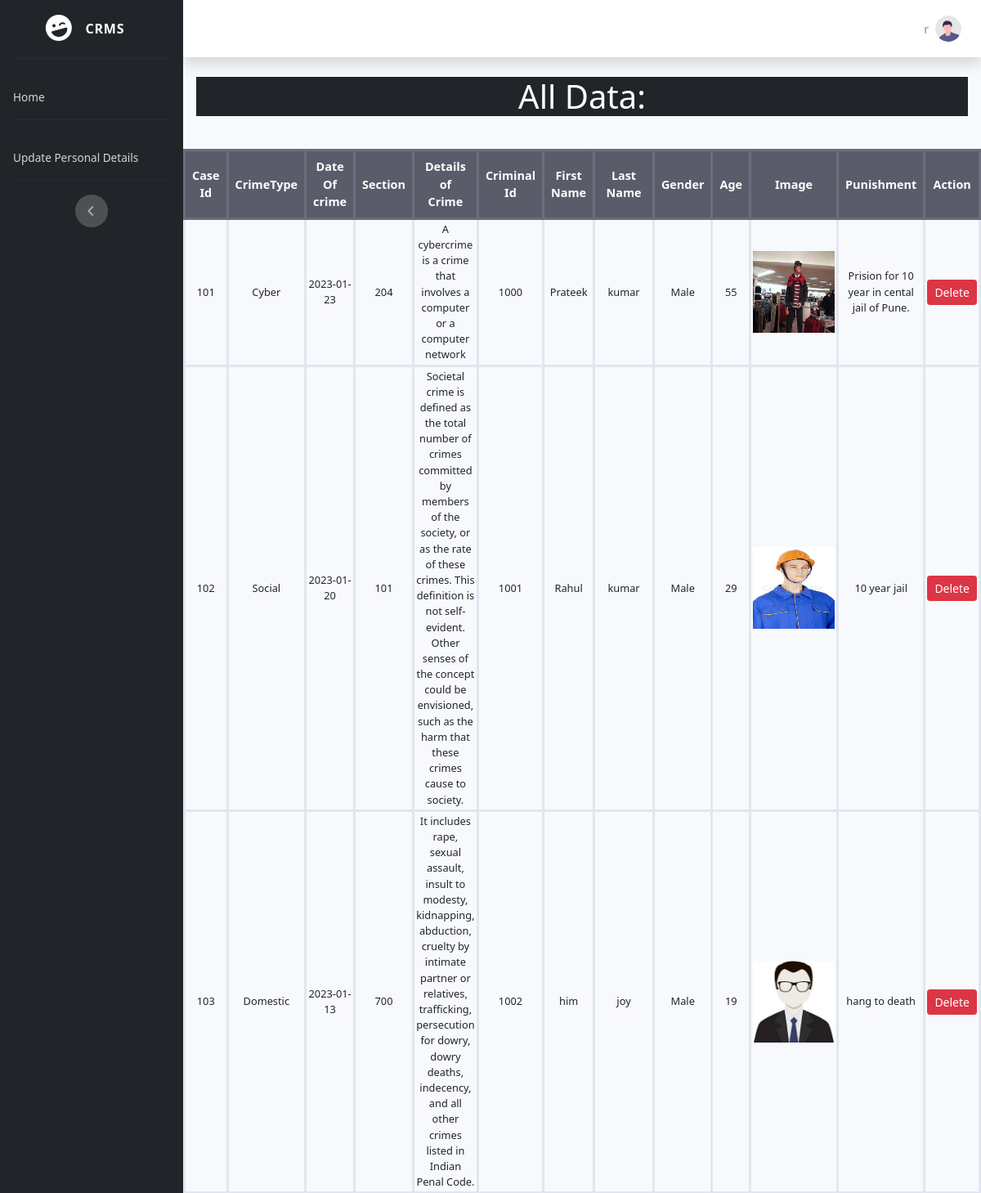
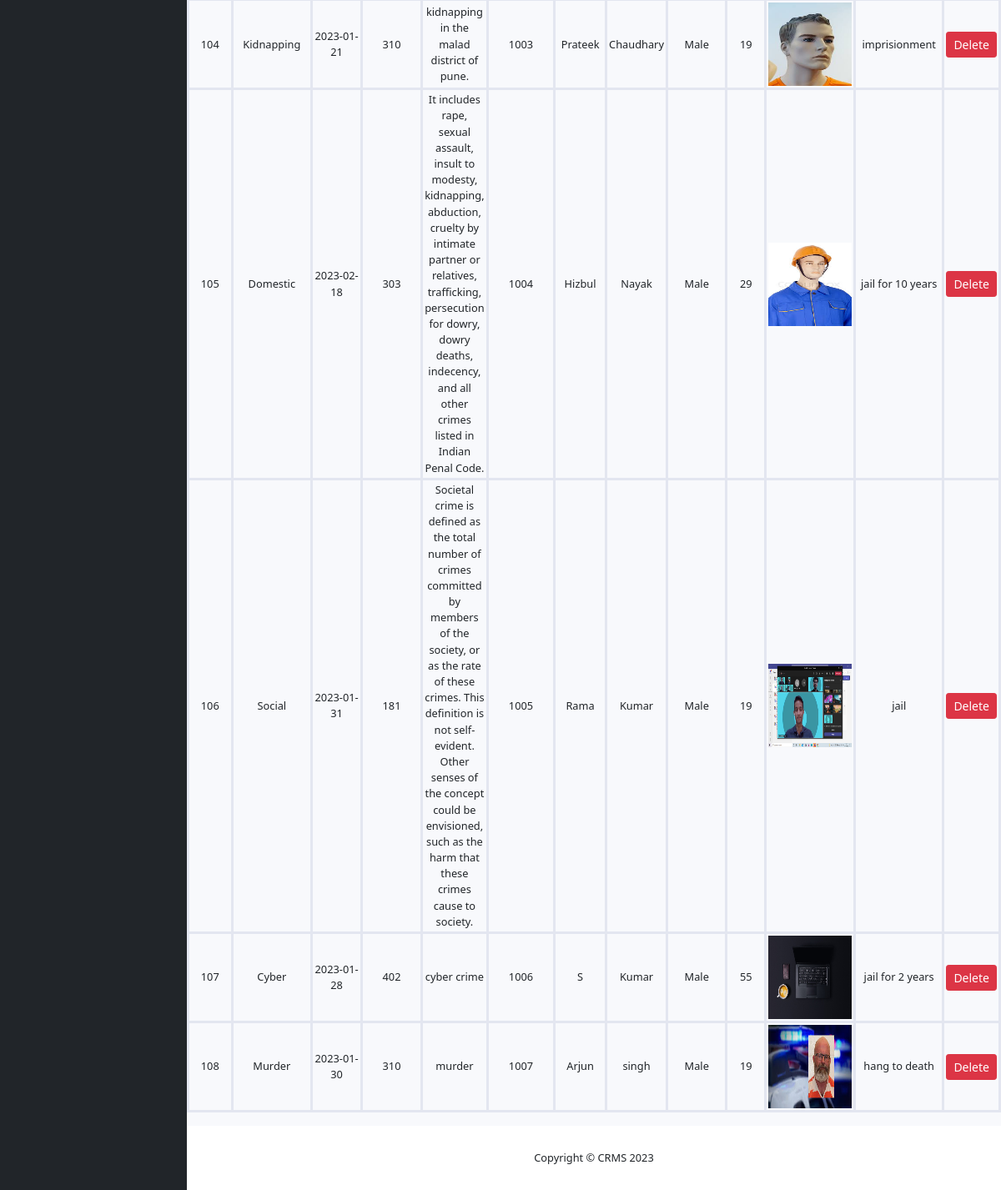
Before: /admin/showall.php (signed in) with the older database file (2 pictures, top to bottom).
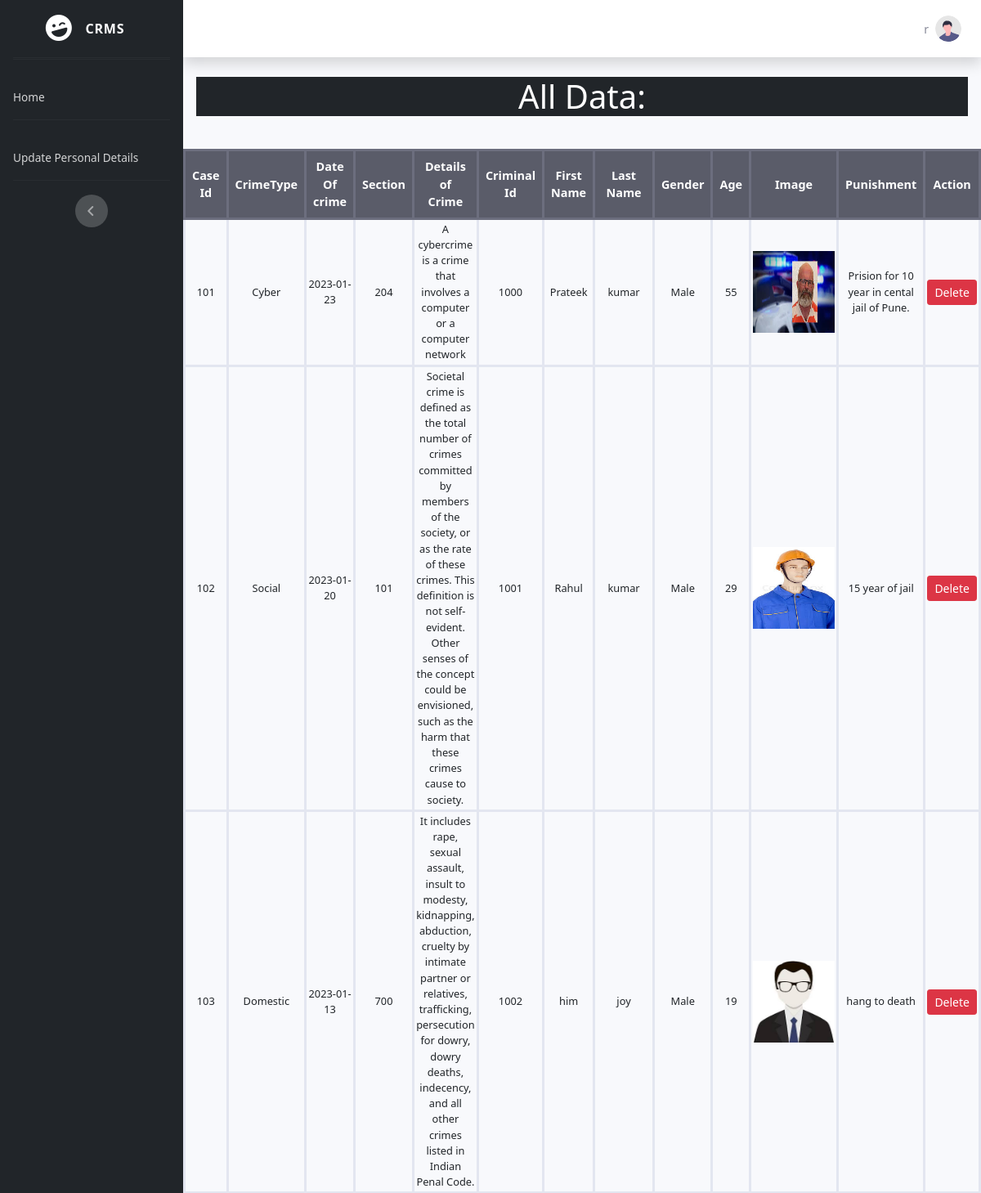
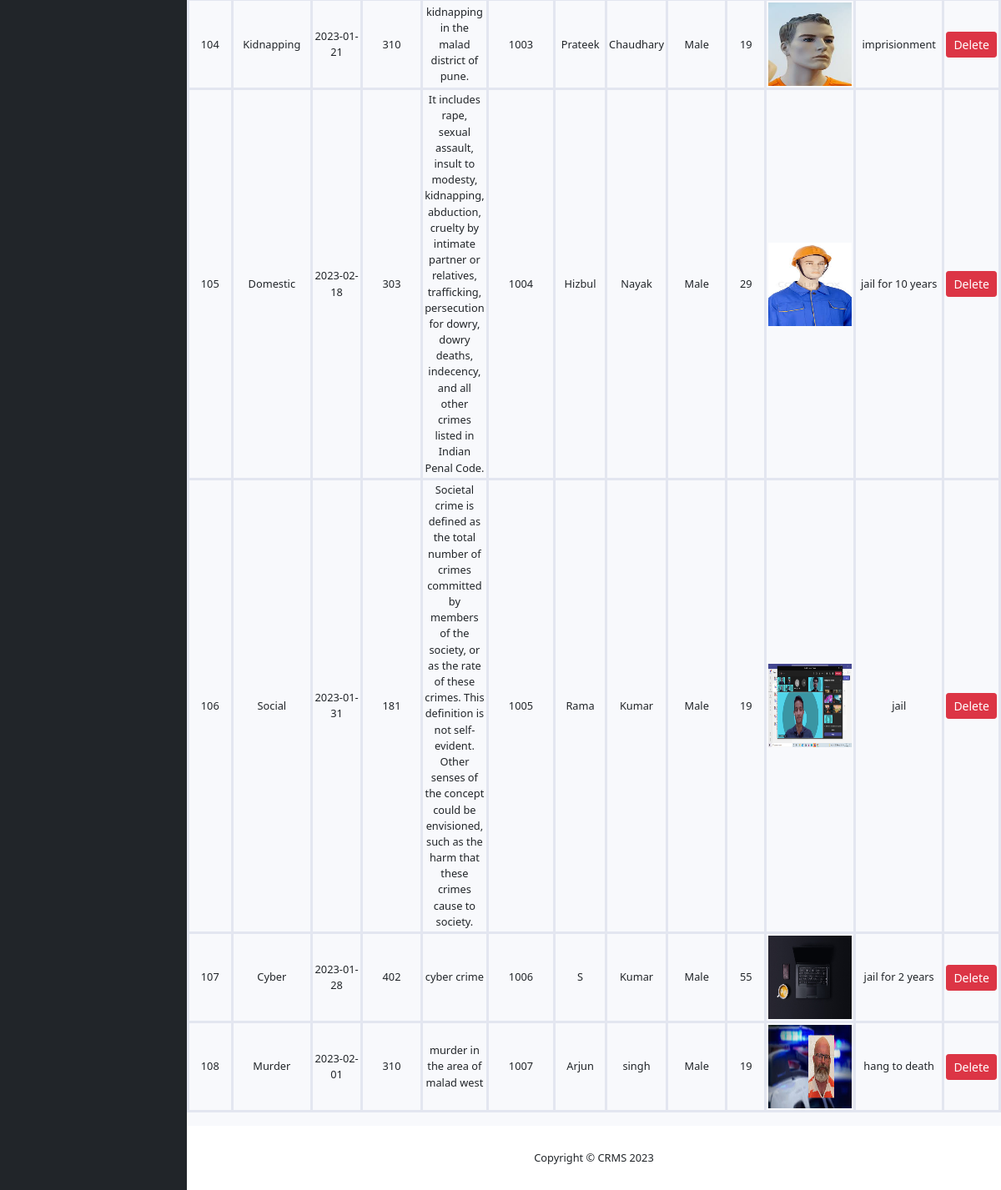
After: the same page with the newer database file (2 pictures, top to bottom).
### tables this page shows
CREATE TABLE `crime` (
  `caseid` int(11) NOT NULL,
  `firid` int(11) NOT NULL,
  `crimetype` varchar(200) NOT NULL,
  `dateofcrime` date NOT NULL,
  `section` int(100) NOT NULL,
  `description` longtext NOT NULL
);

CREATE TABLE `criminal` (
  `criminalid` bigint(11) NOT NULL,
  `caseid` int(100) NOT NULL,
  `fname` varchar(100) NOT NULL,
  `lname` varchar(100) NOT NULL,
  `gender` varchar(50) NOT NULL,
  `age` int(11) NOT NULL,
  `image` varchar(400) NOT NULL
);

CREATE TABLE `punishment` (
  `punishmentid` int(11) NOT NULL,
  `criminalid` bigint(100) NOT NULL,
  `firid` int(11) NOT NULL,
  `crimetype` varchar(100) NOT NULL,
  `section` int(11) NOT NULL,
  `punishment` varchar(200) NOT NULL,
  `status` int(10) DEFAULT 0
);

### admin/showall.php (the view, shortened to what this page needs)
<?php
include("../main/connect.php");
include("navbar.php");
?>
<h1 class="text-center text-white bg-dark m-3">All Data:</h1>
    <br>
    <table class="table table-bordered  text-center">
  <thead class="thead-dark">
    <tr>
    <th scope="col">Case Id</th>
      <th scope="col">CrimeType</th>
      <th scope="col">Date Of crime</th>
      <th scope="col">Section</th>
      <th scope="col">Details of Crime</th>
      <th scope="col">Criminal Id</th>
      <th scope="col">First Name</th>
      <th scope="col">Last Name</th>
      <th scope="col">Gender</th>
      <th scope="col">Age</th>
      <th scope="col">Image</th>
      <th scope="col">Punishment</th>
      <th scope="col">Action</th>
    </tr>
  </thead>
  <tbody class="text-center">
  <?php
                $sql="select c.caseid,c.crimetype,c.dateofcrime,c.section,c.description,cc.criminalid,cc.fname,cc.lname,cc.gender,cc.age,cc.image,p.punishment from crime c,criminal cc,punishment p where c.caseid=cc.caseid and cc.criminalid=p.criminalid";
                $querydisplay=mysqli_query($con,$sql);
                while($result=mysqli_fetch_array($querydisplay)){
                    ?>
                    <tr>
                        <td><?php echo $result['caseid'];?></td>
                        <td><?php echo $result['crimetype'];?></td>
                        <td><?php echo $result['dateofcrime'];?></td>
                        <td><?php echo $result['section'];?></td>
                        <td><?php echo $result['description'];?></td>
                        <td><?php echo $result['criminalid'];?></td>
                        <td><?php echo $result['fname'];?></td>
                        <td><?php echo $result['lname'];?></td>
                        <td><?php echo $result['gender'];?></td>
                        <td><?php echo $result['age'];?></td>
                        <td><img src="<?php echo $result['image'];?>"height="100px" width="100px"></td>
                        <td><?php echo $result['punishment'];?></td>
                        <td>
                        <form action="#"method="POST" onsubmit="return confirm('Are you sure you want to Delete?')">
                                         <input type="submit" name="deleteall" value="Delete" class="btn btn-sm btn-danger">
                                       </form> </td>
                    </tr>
                <?php
                }
  ?>
  </tbody>
            </table>
<?php
 include('footer.php');
 ?>

### admin/navbar.php (shortened to what this page needs)
<?php
if(isset($_SESSION['user_data'])){
   $username=$_SESSION['user_data']['1'];
}
?>
<!DOCTYPE html>
<html lang="en">
   <head>
      <link rel="stylesheet" href="https://cdnjs.cloudflare.com/ajax/libs/font-awesome/4.7.0/css/font-awesome.min.css">
      <link href="vendor/fontawesome-free/css/all.min.css" rel="stylesheet" type="text/css">
      <link href="vendor/css/sb-admin-2.css" rel="stylesheet">
   </head>
   <link href="https://cdn.jsdelivr.net/npm/bootstrap@5.1.3/dist/css/bootstrap.min.css" rel="stylesheet">
   <body id="page-top">
      <div id="wrapper">
         <ul class="navbar-nav bg-dark sidebar sidebar-dark accordion" id="accordionSidebar">
            <a class="sidebar-brand d-flex align-items-center justify-content-center" href="../main/index.php">
               <div class="sidebar-brand-icon rotate-n-15"> <i class="fas fa-laugh-wink"></i> </div>
               <div class="sidebar-brand-text mx-3">CRMS</div>
            </a>
            <hr class="sidebar-divider my-0">
            <hr class="sidebar-divider">
            <li class="nav-item">
               <a class="nav-link" href="../admin/index.php"><span>Home</span></a>
            </li>
            <hr class="sidebar-divider">
            <li class="nav-item">
               <a class="nav-link collapsed" href="pdetails.php"> <span>Update Personal Details</span> </a>
            </li>
            <hr class="sidebar-divider d-none d-md-block">
            <div class="text-center d-none d-md-inline">
               <button class="rounded-circle border-0" id="sidebarToggle"></button>
            </div>
         </ul>
         <div id="content-wrapper" class="d-flex flex-column">
            <div id="content">
               <nav class="navbar navbar-expand navbar-light bg-white topbar mb-4 static-top shadow">
                  <ul class="navbar-nav ml-auto">
                     <li class="nav-item dropdown no-arrow">
                        <a class="nav-link dropdown-toggle" href="#" id="userDropdown" role="button" data-toggle="dropdown" aria-haspopup="true" aria-expanded="false"> <span class="mr-2 d-none d-lg-inline text-gray-600 small">
                        <?=$username?>
                        </span> <img class="img-profile rounded-circle" src="vendor/img/undraw_profile.svg"> </a>
                     </li>
                  </ul>
               </nav>

### admin/footer.php (shortened to what this page needs)
<footer class="sticky-footer bg-white">
               <div class="container my-auto">
                  <div class="copyright text-center my-auto"> <span>Copyright &copy; CRMS 2023</span> </div>
               </div>
            </footer>
         </div>
      </div>
   </body>
</html>

Changed rows visible on the page:
changed through a linked row, crime "A cybercrime is a crime that involves a computer or a computer network": criminal.image: a different picture
changed through a linked row, crime "Rahul": punishment.punishment "10 year jail" → "15 year of jail"
changed crime "Murder": dateofcrime "2023-01-30" → "2023-02-01"; description "murder" → "murder in the area of malad west"
